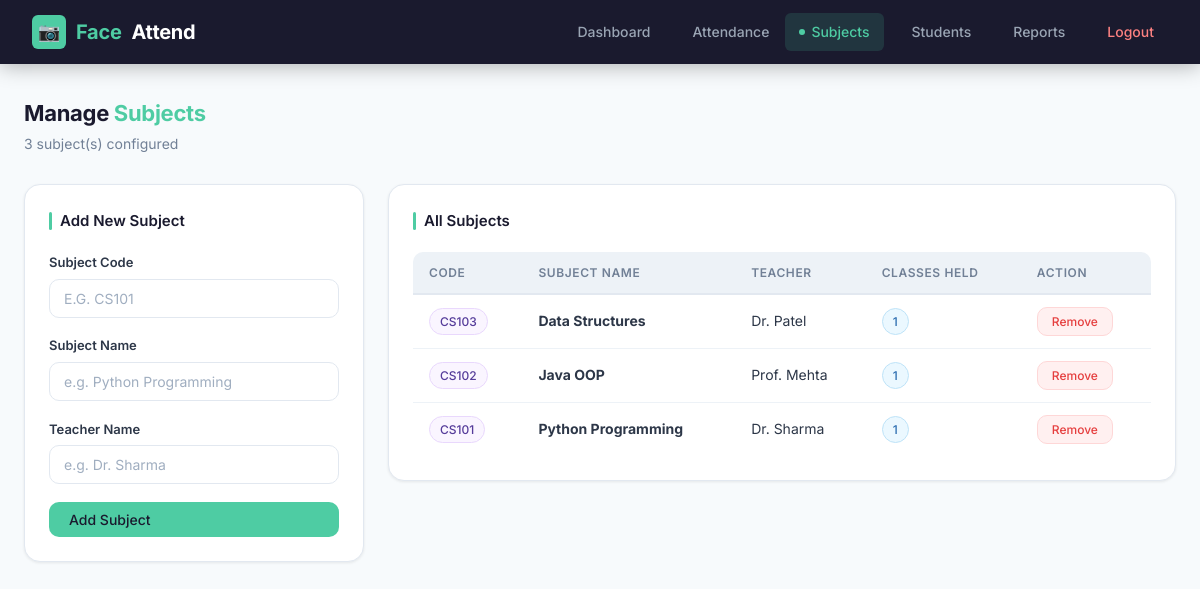
The app's page /subjects (signed in), older data.
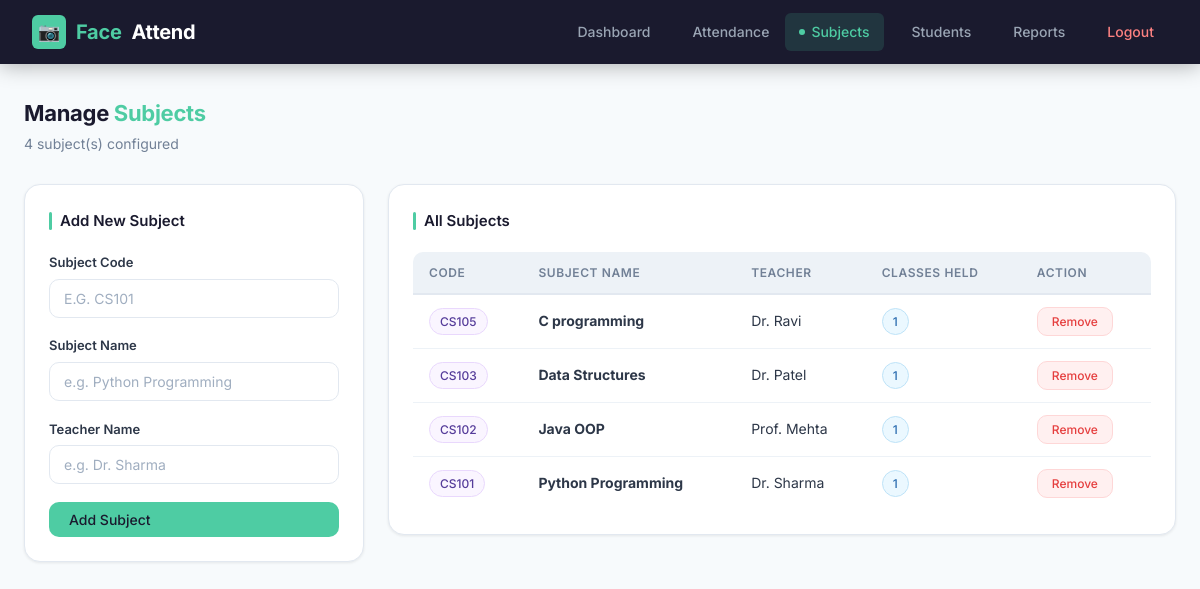
The same page, newer data.
### tables this page shows
CREATE TABLE subjects (
            id            INTEGER PRIMARY KEY AUTOINCREMENT,
            subject_code  TEXT    UNIQUE NOT NULL,
            subject_name  TEXT    NOT NULL,
            teacher_name  TEXT    NOT NULL,
            created_at    TEXT    NOT NULL
        );

### app.py (the view)
@app.route("/subjects")
@login_required
def subjects_page():
    subjects = get_all_subjects()
    totals   = {r["subject_code"]: r["total_classes"]
                for r in get_total_classes_per_subject()}
    return render_template("subjects.html", subjects=subjects, totals=totals)

### app.py (called while the page is built)
def login_required(f):
    from functools import wraps
    @wraps(f)
    def decorated(*args, **kwargs):
        if "logged_in" not in session:
            return redirect(url_for("login"))
        return f(*args, **kwargs)
    return decorated

### backend/database.py (called while the page is built)
def get_connection():
    conn = sqlite3.connect(DB_PATH)
    conn.row_factory = sqlite3.Row
    return conn

def get_all_subjects():
    conn = get_connection()
    cursor = conn.cursor()
    cursor.execute("SELECT * FROM subjects ORDER BY subject_name")
    subjects = cursor.fetchall()
    conn.close()
    return subjects

def get_total_classes_per_subject():
    conn = get_connection()
    cursor = conn.cursor()
    cursor.execute("""
        SELECT subject_code, subject_name, teacher_name,
               COUNT(DISTINCT date) AS total_classes
        FROM attendance
        GROUP BY subject_code
    """)
    data = cursor.fetchall()
    conn.close()
    return data

### templates/subjects.html (shortened to what this page needs)
{% extends "base.html" %}
{% block content %}
<div class="page-header">
  <div>
    <div class="page-title">Manage <span>Subjects</span></div>
    <div class="page-subtitle">{{ subjects|length }} subject(s) configured</div>
  </div>
</div>
<div class="admin-grid">
  <div class="card" style="margin-bottom:0">
    <div class="card-title">Add New Subject</div>
    <div class="form-group">
      <label>Subject Code</label>
      <input type="text" id="code" placeholder="e.g. CS101" style="text-transform:uppercase">
    </div>
    <div class="form-group">
      <label>Subject Name</label>
      <input type="text" id="name" placeholder="e.g. Python Programming">
    </div>
    <div class="form-group">
      <label>Teacher Name</label>
      <input type="text" id="teacher" placeholder="e.g. Dr. Sharma">
    </div>
    <button class="btn btn-primary" onclick="addSubject()" style="width:100%">Add Subject</button>
  </div>
  <div class="card" style="margin-bottom:0">
    <div class="card-title">All Subjects</div>
    {% if subjects %}
    <div class="table-wrap">
    <table>
      <thead>
        <tr><th>Code</th><th>Subject Name</th><th>Teacher</th><th>Classes Held</th><th>Action</th></tr>
      </thead>
      <tbody id="subject-table">
        {% for s in subjects %}
        <tr id="row-{{ s.subject_code }}">
          <td><span class="badge badge-purple">{{ s.subject_code }}</span></td>
          <td><strong>{{ s.subject_name }}</strong></td>
          <td>{{ s.teacher_name }}</td>
          <td><span class="badge badge-blue">{{ totals.get(s.subject_code, 0) }}</span></td>
          <td>
            <button class="btn btn-danger btn-sm"
              onclick="deleteSubject('{{ s.subject_code }}','{{ s.subject_name }}')">Remove</button>
          </td>
        </tr>
        {% endfor %}
      </tbody>
    </table>
    </div>
    {% else %}
    <div class="empty-state"><p>No subjects added yet.<br>Add subjects using the form.</p></div>
    {% endif %}
  </div>
</div>
{% endblock %}

### templates/base.html (shortened to what this page needs)
<!DOCTYPE html>
<html lang="en">
<head>
<link rel="stylesheet" href="/static/style.css">
</head>
<body>
{% if session.logged_in %}
<nav>
  <a href="/dashboard" class="brand">
    <div class="brand-icon">&#128247;</div>
    <span>Face</span>Attend
  </a>
  <ul>
    <li><a href="/dashboard"  {% if request.path=='/dashboard'  %}class="active"{% endif %}>Dashboard</a></li>
    <li><a href="/attendance" {% if request.path=='/attendance' %}class="active"{% endif %}>Attendance</a></li>
    <li><a href="/subjects"   {% if request.path=='/subjects'   %}class="active"{% endif %}>Subjects</a></li>
    <li><a href="/admin"      {% if request.path=='/admin'      %}class="active"{% endif %}>Students</a></li>
    <li><a href="/reports"    {% if request.path=='/reports'    %}class="active"{% endif %}>Reports</a></li>
    <li><a href="/logout" class="logout">Logout</a></li>
  </ul>
</nav>
{% endif %}
<div class="container">
{% block content %}{% endblock %}
</div>
</body>
</html>

Row changes from the older to the newer data that the page shows:
added subjects: subject_code "CS105", subject_name "C programming", teacher_name "Dr. Ravi", get "1"
Text that changed along with them:
{{ subjects|length }}: "3" → "4"
